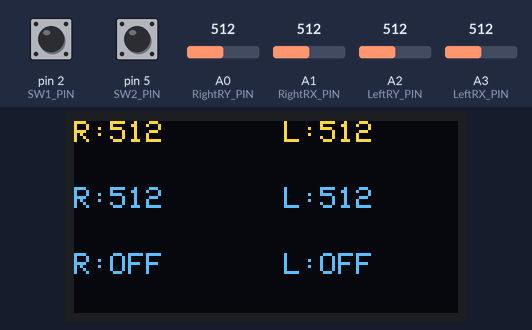
The sketch below on a simulated Arduino Uno, built with avr-gcc and run on an emulated ATmega328P. Shown: 128×64 one-colour display. The test bench sets the inputs (shaded band); at power-on: pin 5 (SW2_PIN) HIGH, pin 2 (SW1_PIN) HIGH, A0 (RightRY_PIN) = 512, A1 (RightRX_PIN) = 512, A2 (LeftRY_PIN) = 512, A3 (LeftRX_PIN) = 512. The OLED is the two-colour kind (top 16 rows yellow); what the sketch prints to the serial monitor is not drawn.

Above: at 3.2 s.
3.3 s: pin 5 (SW2_PIN) pulled LOW for 0.4 s
At 3.69 s:
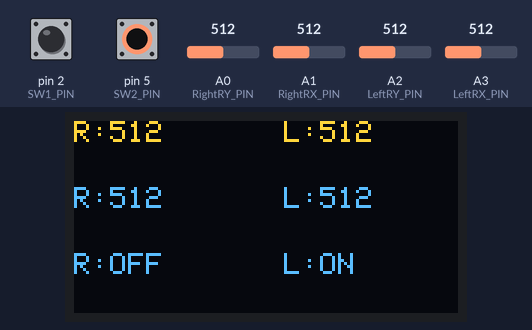
5.3 s: pin 2 (SW1_PIN) pulled LOW for 0.4 s
At 5.8 s:
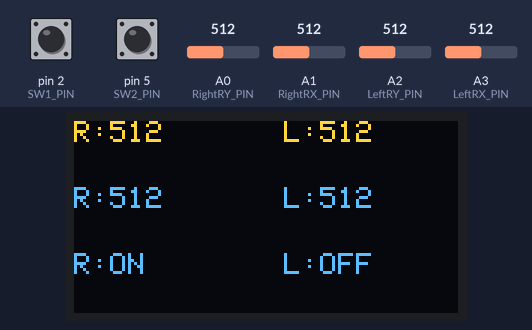
7.4 s: A0 (RightRY_PIN) set to 716
At 8.9 s:
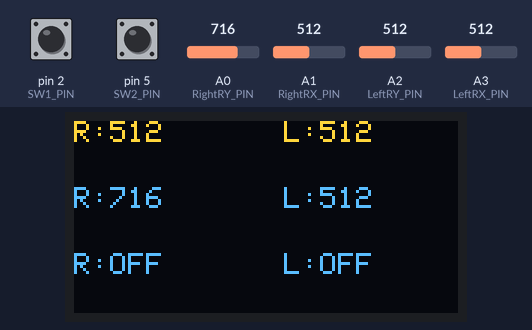
9.2 s: A1 (RightRX_PIN) set to 716
At 10.3 s:
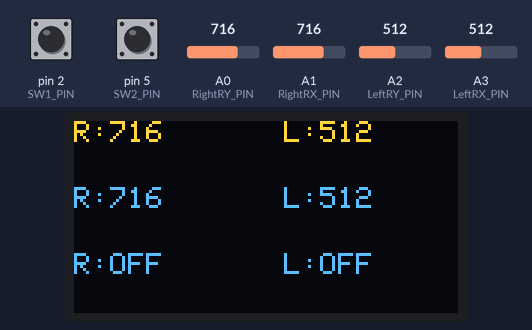
11.0 s: A2 (LeftRY_PIN) set to 30
At 12.4 s:
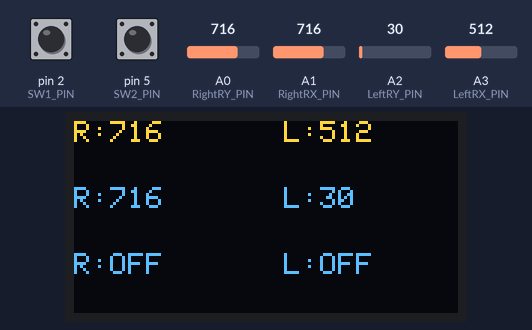
12.7 s: A3 (LeftRX_PIN) set to 716
At 13.5 s:
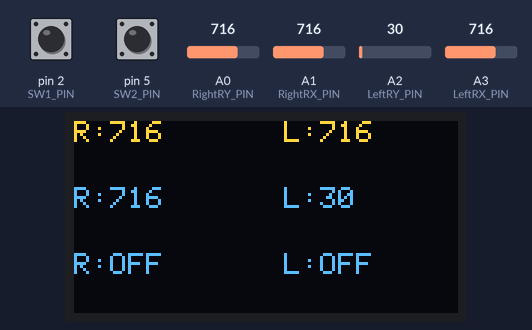
Timing chart, 0 to 15.5 s (numbered marks = the images above; inputs shaded):
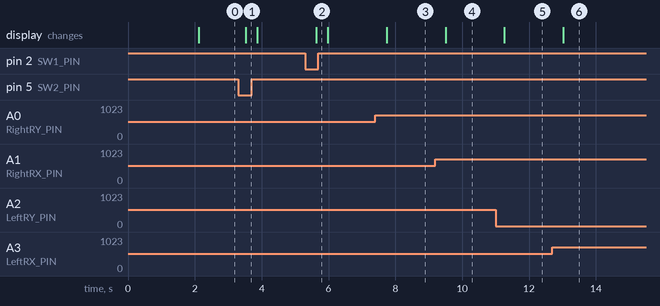

Measured:
- after the input at 3.3 s, the display: changes after 0.22 s (image 1)
- after the input at 5.3 s, the display: changes after 0.33 s (image 2)
- after the input at 7.4 s, the display: changes after 0.34 s (image 3)
- after the input at 9.2 s, the display: changes after 0.30 s (image 4)
- after the input at 11.0 s, the display: changes after 0.26 s (image 5)
- after the input at 12.7 s, the display: changes after 0.32 s (image 6)

The sketch:

Print_Joystick_OLED.ino
```cpp
#include <Wire.h>
#include <Adafruit_GFX.h>
#include <Adafruit_SSD1306.h>

#define SCREEN_WIDTH 128
#define SCREEN_HEIGHT 64
#define OLED_RESET    -1
Adafruit_SSD1306 display(SCREEN_WIDTH, SCREEN_HEIGHT, &Wire, OLED_RESET);


#define RightRX_PIN A1  // X-akse
#define RightRY_PIN A0  // Y-akse
#define SW1_PIN  2
#define LeftRX_PIN A3  // X-akse
#define LeftRY_PIN A2  // Y-akse
#define SW2_PIN  5   // Knap (Z-akse)

void setup() {
    Serial.begin(9600);

    // Initialiser OLED
    if (!display.begin(SSD1306_SWITCHCAPVCC, 0x3C)) {
        Serial.println("OLED fejl!");
        while (true); // Stop programmet, hvis skærmen ikke virker
    }

    pinMode(SW1_PIN, INPUT_PULLUP); // Initialiser joystick-knappen
    pinMode(SW2_PIN, INPUT_PULLUP); // Initialiser joystick-knappen

    display.clearDisplay();
    display.setTextSize(2);
    display.setTextColor(WHITE);
    display.setCursor(0, 0);
    display.println("Joystick Test");
    display.display();
    delay(2000); // Vent lidt, så teksten kan ses
}

void loop() {
    int RxValue = analogRead(RightRX_PIN);
    int RyValue = analogRead(RightRY_PIN);
    int RzState = digitalRead(SW1_PIN);

    int LxValue = analogRead(LeftRX_PIN);
    int LyValue = analogRead(LeftRY_PIN);
    int LzState = digitalRead(SW2_PIN);

    // Serial output for debugging
    Serial.print("Right -> X: "); Serial.print(RxValue);
    Serial.print(" | Y: "); Serial.print(RyValue);
    Serial.print(" | Z: "); Serial.println(RzState == LOW ? "Pressed" : "Not Pressed");

    Serial.print("Left  -> X: "); Serial.print(LxValue);
    Serial.print(" | Y: "); Serial.print(LyValue);
    Serial.print(" | Z: "); Serial.println(LzState == LOW ? "Pressed" : "Not Pressed");

    // OLED output
    display.clearDisplay();
    display.setTextSize(1);
    display.setTextColor(WHITE);

    // Row 1: X values
    display.setCursor(0, 0);
    display.print("R:");
    display.print(RxValue);
    display.setCursor(70, 0);
    display.print("L:");
    display.print(LxValue);

    // Row 2: Y values
    display.setCursor(0, 22);
    display.print("R:");
    display.print(RyValue);
    display.setCursor(70, 22);
    display.print("L:");
    display.print(LyValue);

    // Row 3: Z (switches)
    display.setCursor(0, 44);
    display.print("R:");
    display.print(RzState == LOW ? "ON " : "OFF");
    display.setCursor(70, 44);
    display.print("L:");
    display.print(LzState == LOW ? "ON " : "OFF");

    display.display(); // Update screen
    delay(300);
}
```
